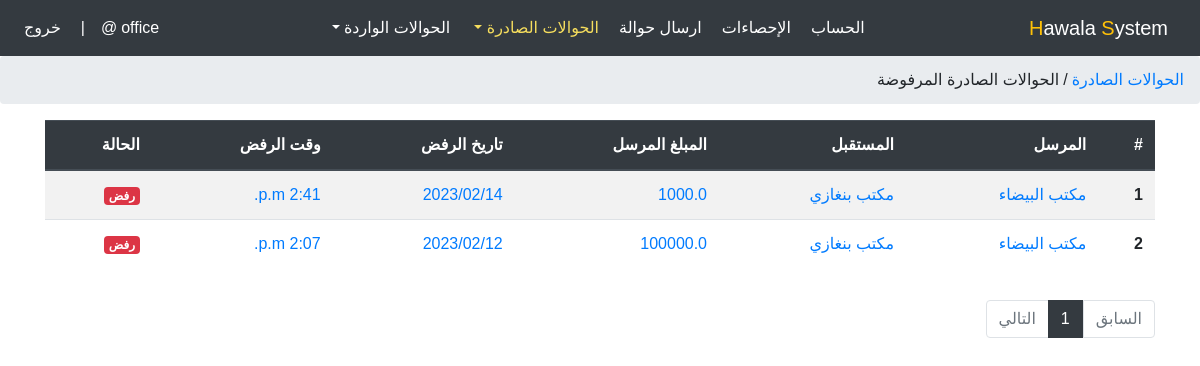
/office/rejectedOutgoingTransfersList (signed in), run on the app's committed database.
### account/models.py (models this page shows, shortened)
class TblUser(AbstractUser):
    user_type = models.PositiveIntegerField(choices=USER_TYPE)

class TblOfficeUser(models.Model):
    user = models.OneToOneField(TblUser, on_delete=models.CASCADE, primary_key=True)
    name = models.CharField(max_length=100)
    bio = models.TextField(max_length=1500, null=True, blank=True)
    email = models.EmailField()
    special_phone = models.CharField(max_length=14)
    city = models.PositiveIntegerField(choices=CITY_CHOICES, default=1)
    address = models.CharField(max_length=100)
    url_address = models.CharField(max_length=200)
    create_at = models.DateTimeField(auto_now_add=True)
    update_at = models.DateTimeField(auto_now=True)

### office/models.py (models this page shows, shortened)
class TblMoneyTransfer(models.Model):
    sender_office = models.ForeignKey(TblOfficeUser, related_name='from_office', on_delete=models.CASCADE)
    recipient_office = models.ForeignKey(TblOfficeUser, related_name='to_office', on_delete=models.CASCADE)
    sent_amount = models.FloatField(validators=[MinValueValidator(1.0), MaxValueValidator(1000000000.0)])
    sender_commission = models.FloatField(validators=[MinValueValidator(1.0), MaxValueValidator(1000000.0)])
    recipient_commission = models.FloatField(validators=[MinValueValidator(1.0), MaxValueValidator(1000000.0)])
    commission_from_sender = models.FloatField(validators=[MinValueValidator(0.0), MaxValueValidator(1000000.0)])
    commission_from_recipient = models.FloatField(validators=[MinValueValidator(0.0), MaxValueValidator(1000000.0)])
    approval_by_recipient = models.BooleanField(default=False)
    sent_at = models.DateTimeField(auto_now_add=True)
    approval_at = models.DateTimeField(null=True, blank=True)
    rejection_at = models.DateTimeField(null=True, blank=True)
    note = models.TextField(max_length=200, null=True, blank=True)
    rejection = models.BooleanField(default=False)
    note2 = models.TextField(max_length=200, null=True, blank=True)
    def get_outgoing_money_order_url(self):
        return reverse('office:outgoing-money-order', kwargs={'money_order_id': self.pk})

### office/views.py (the view)
# urls.py: path('rejectedOutgoingTransfersList', views.rejectedOutgoingTransfersList, name="rejected-outgoing-transfers-list"),
@login_required(login_url='account:logout')
def rejectedOutgoingTransfersList(request):
    if request.user.user_type != is_office:
        return redirect('account:logout')
    transfers = TblMoneyTransfer.objects.filter(sender_office=request.user.pk, rejection=True).order_by('-rejection_at')
    paginator = Paginator(transfers, 25)
    page_num = request.GET.get('page', 1)
    try:
        transfers = paginator.page(page_num)
    except PageNotAnInteger:
        transfers = paginator.page(1)
    except EmptyPage:
        transfers = paginator.page(paginator.num_pages)
    context = {
        'parentTitle': 'outgoing-transfers',
        'title': 'rejected-outgoing-transfers-list',
        'transfers': transfers,
    }
    return render(request, 'office/outgoingTransfers/rejectedOutgoingTransfersList.html', context)

### office/templates/office/outgoingTransfers/rejectedOutgoingTransfersList.html (shortened to what this page needs)
{% extends 'office.html' %}
{% block office-content %}
<ol class="breadcrumb">
    <li><a href="{% url 'office:outgoing-transfers-list' %}">الحوالات الصادرة</a></li>
    <li class="mx-1">/</li>
    <li class="active" aria-current="page">الحوالات الصادرة المرفوضة</li>
</ol>
<div class="container my-3">
    <div class="row">
        <div class="col-12">
            <div class="table-responsive">
                <table class="table table-striped">
                    <thead class="thead-dark">
                    <tr>
                        <th scope="col">#</th>
                        <th scope="col">المرسل</th>
                        <th scope="col">المستقبل</th>
                        <th scope="col">المبلغ المرسل</th>
                        <th scope="col">تاريخ الرفض</th>
                        <th scope="col">وقت الرفض</th>
                        <th scope="col">الحالة</th>
                    </tr>
                    </thead>
                    <tbody>
                        {% for i in transfers %}
                        <tr>
                            <th scope="row">{{ forloop.counter }}</th>
                            <td><a href="{{ i.get_outgoing_money_order_url }}">{{ i.sender_office.name }}</a></td>
                            <td><a href="{{ i.get_outgoing_money_order_url }}">{{ i.recipient_office.name }}</a></td>
                            <td><a href="{{ i.get_outgoing_money_order_url }}">{{ i.sent_amount }}</a></td>
                            <td><a href="{{ i.get_outgoing_money_order_url }}">{{ i.rejection_at.date|date:"Y/m/d" }}</a></td>
                            <td><a href="{{ i.get_outgoing_money_order_url }}">{{ i.rejection_at.time }}</a></td>
                            <td><a href="{{ i.get_outgoing_money_order_url }}">
                                {% if i.rejection == True %}<span class="badge badge-danger">رفض</span>{% endif %}
                            </a></td>
                        </tr>
                        {% endfor %}
                    </tbody>
                </table>
            </div>
        </div>
        <div class="col-12 my-3">
          <ul class="pagination">
              {% if transfers.has_previous %}
              <li class="page-item">
                  <a class="page-link" href="?page={{ transfers.previous_page_number }}" tabindex="-1">السابق</a>
              </li>
              {% else %}
              <li class="page-item disabled">
                  <a class="page-link" href="#!" tabindex="-1">السابق</a>
              </li>
              {% endif %}
              {% for num in transfers.paginator.page_range %}
                  {% if transfers.number == num %}
                      <li class="page-item active">
                          <a class="page-link" href="?page={{ num }}">{{ num }}</a>
                      </li>
                  {% elif num > transfers.number|add:'-3' and num < transfers.number|add:'3' %}
                      <a class="d-none" href="?page={{ num }}">{{ num }}</a>
                      <li class="page-item">
                          <a class="page-link" href="?page={{ num }}">{{ num }}</a>
                      </li>
                  {% endif %}
              {% endfor %}
              {% if transfers.has_next %}
                  {% if transfers.number < transfers.paginator.num_pages|add:'-3' %}
                      <li class="page-item">
                          <span class="page-link">...</span>
                      </li>
                      <li class="page-item">
                          <a class="page-link" href="?page={{ transfers.paginator.num_pages }}">{{ transfers.paginator.num_pages }}</a>
                      </li>
                  {% elif transfers.number < transfers.paginator.num_pages|add:'-2' %}
                      <li class="page-item">
                          <a class="page-link" href="?page={{ transfers.paginator.num_pages }}">{{ transfers.paginator.num_pages }}</a>
                      </li>
                  {% endif %}
                  <li class="page-item">
                      <a class="page-link" href="?page={{transfers.next_page_number}}">التالي</a>
                  </li>
              {% else %}
              <li class="page-item disabled">
                  <a class="page-link" href="#!">التالي</a>
              </li>
              {% endif %}
          </ul>
      </div>
    </div>
</div>
{% endblock %}

### templates/office.html (shortened to what this page needs)
<!DOCTYPE html>
{% load static %}
<html>
<html lang="ar">
<head>
    <link rel="stylesheet" href="{% static 'css/bootstrap.min.css' %}">
    <link rel="stylesheet" href="{% static 'css/office.style6.css' %}">
</head>
<body>
    <nav class="navbar navbar-expand-lg navbar-dark bg-dark">
        <a class="navbar-brand" href="#"><span class="text-warning">H</span>awala <span class="text-warning">S</span>ystem</a>
        <div class="collapse navbar-collapse" id="navbarSupportedContent">
            <ul class="navbar-nav mx-auto">
                <li class="nav-item {% if title == 'office-profile' or parentTitle == 'office-profile' %}active{% endif %}">
                    <a class="nav-link" href="{% url 'office:office-profile' %}">الحساب</a>
                </li>
                <li class="nav-item {% if title == 'office-statistics' %}active{% endif %}">
                    <a class="nav-link" href="{% url 'office:office-statistics' %}">الإحصاءات</a>
                </li>
                <li class="nav-item {% if title == 'office-list' or parentTitle == 'office-list' %}active{% endif %}">
                    <a class="nav-link" href="{% url 'office:office-list' %}">ارسال حوالة</a>
                </li>
                <li class="nav-item dropdown {% if parentTitle == 'outgoing-transfers' %}active{% endif %}">
                    <a class="nav-link dropdown-toggle" href="#" id="navbarDropdown" role="button" data-toggle="dropdown" aria-haspopup="true" aria-expanded="false">
                        الحوالات الصادرة
                    </a>
                </li>
                <li class="nav-item dropdown {% if parentTitle == 'incoming-transfers' %}active{% endif %}">
                    <a class="nav-link dropdown-toggle" href="#" id="navbarDropdown" role="button" data-toggle="dropdown" aria-haspopup="true" aria-expanded="false">
                        الحوالات الواردة
                    </a>
                </li>
            </ul>
            <ul class="navbar-nav">
                <li class="nav-item">
                    <span class="nav-link">{{ request.user.username }}@</span>
                </li>
                <li class="nav-item d-lg-inline-block d-none">
                    <span class="nav-link">|</span>
                </li>
                <li class="nav-item">
                    <a class="nav-link" href="{% url 'account:logout' %}">خروج</a>
                </li>
            </ul>
        </div>
    </nav>
    {% block office-content %}{% endblock %}
</body>
</html>

### static/css/office.style6.css (style rules this page uses)
html { scroll-behavior: smooth; }
body { direction: rtl; text-align: right; font-family: sans-serif; font-size: 1rem; font-weight: 400; line-height: 1.5; }
* { padding: 0; margin: 0; text-decoration: none; box-sizing: border-box; }
a, a:hover { text-decoration: none; cursor: pointer; transition: all 0.5s ease; }
nav.navbar a.navbar-brand { color: white !important; }
nav.navbar .nav-link { color: white !important; }
li.active a.nav-link, li a.nav-link:hover { color: #f5dd5d !important; }
.pagination .page-item.active .page-link { z-index:1;color:#fff;background-color:#343a40;border-color:#343a40 }
.pagination .page-item:last-child .page-link { border-radius:0;border-top-left-radius:.25rem;border-bottom-left-radius:.25rem }
.pagination .page-item:first-child .page-link { border-radius:0;border-top-right-radius:.25rem;border-bottom-right-radius:.25rem; }

### data on the page
TblUser: user.username "office"
TblMoneyTransfer: sender_office.name "مكتب البيضاء", recipient_office.name "مكتب بنغازي", sent_amount "1000.0", rejection_at "2023/02/14", rejection_at.time "2:41 p.m.", rejection "رفض"
TblMoneyTransfer: sender_office.name "مكتب البيضاء", recipient_office.name "مكتب بنغازي", sent_amount "100000.0", rejection_at "2023/02/12", rejection_at.time "2:07 p.m.", rejection "رفض"

### other printed values
{{ num }} "1"
